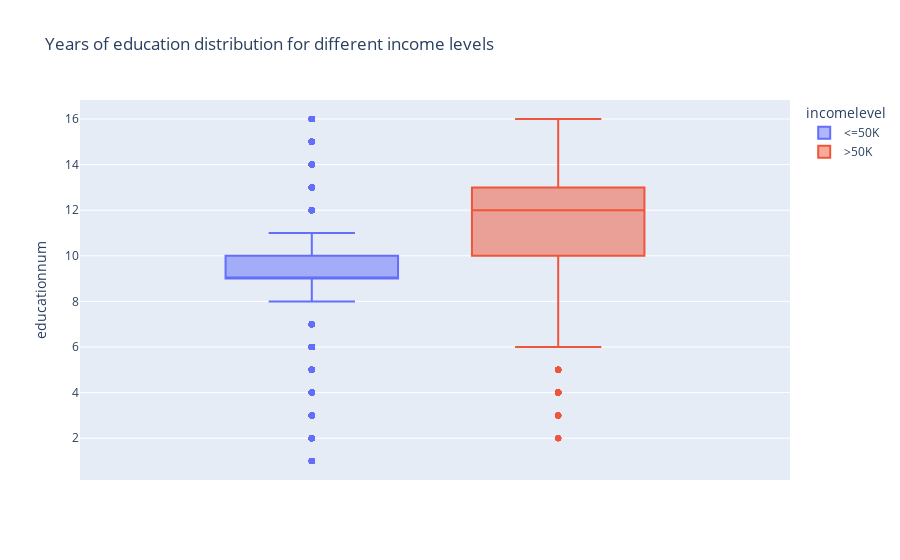

The notebook cell this image was saved under:
### Code cell
#boxplot for educationnum variable
fig = px.box(df, y='educationnum', color='incomelevel', title='Years of education distribution for different income levels', labels={'y':'Age', 'x':'Income level'})
fig.show()

### Figure 1 — Plotly figure (JSON) as saved in the notebook; plotly's stock layout.template omitted (floating-point values rounded to 4 significant figures; data arrays with more than 128 entries replaced by an {"elided": "..."} marker saying what was removed)
{"data": [{"alignmentgroup": "True", "hovertemplate": "incomelevel=<=50K<br>educationnum=%{y}<extra></extra>", "legendgroup": "<=50K", "marker": {"color": "#636efa"}, "name": "<=50K", "notched": false, "offsetgroup": "<=50K", "orientation": "v", "showlegend": true, "type": "box", "x0": " ", "xaxis": "x", "y": {"elided": "22654 int values"}, "y0": " ", "yaxis": "y"}, {"alignmentgroup": "True", "hovertemplate": "incomelevel=>50K<br>educationnum=%{y}<extra></extra>", "legendgroup": ">50K", "marker": {"color": "#EF553B"}, "name": ">50K", "notched": false, "offsetgroup": ">50K", "orientation": "v", "showlegend": true, "type": "box", "x0": " ", "xaxis": "x", "y": {"elided": "7508 int values"}, "y0": " ", "yaxis": "y"}], "layout": {"boxmode": "group", "legend": {"title": {"text": "incomelevel"}, "tracegroupgap": 0}, "title": {"text": "Years of education distribution for different income levels"}, "xaxis": {"anchor": "y", "domain": [0, 1]}, "yaxis": {"anchor": "x", "domain": [0, 1], "title": {"text": "educationnum"}}}}
